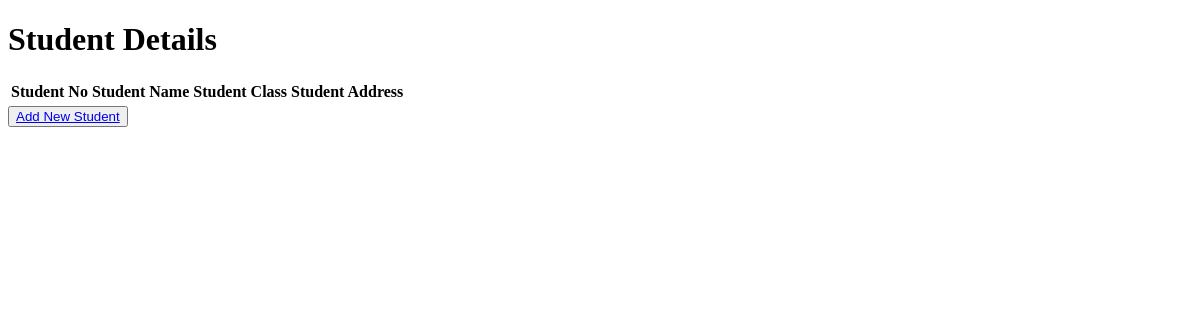
/student/, run on an earlier commit of the app's database.
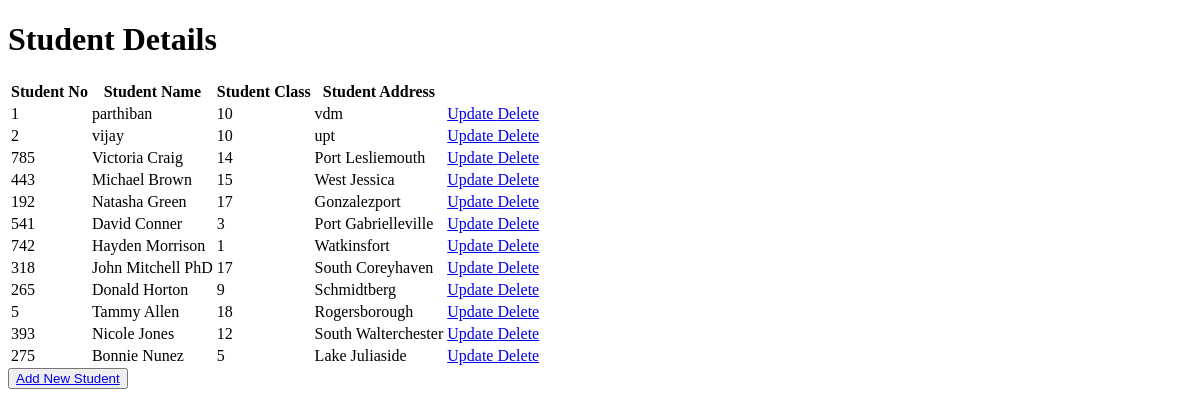
And on a later commit of the database.
### crudApp/models.py (models this page shows)
class Student(models.Model):
      sno = models.IntegerField()
      sname = models.CharField(max_length=100)
      sclass = models.IntegerField()
      saddress = models.CharField(max_length=100)

### crudApp/views.py (the view)
# urls.py: path('student/', views.retrieve_view),
def retrieve_view(request):
      student= Student.objects.all()
      return render(request, 'crudApp/index.html', {'student': student})

### templates/crudApp/index.html (shortened to what this page needs)
<!DOCTYPE html>
<html>
{% extends 'crudApp/base.html'%}
{% block content %}
    <h1> Student Details</h1>
    <table>
        <thead>
            <th> Student No</th>
            <th> Student Name</th>
            <th> Student Class</th>
            <th> Student Address</th>
        </thead>
        <tr>
        {% for st in student%}
            <td> {{st.sno}}</td>
            <td> {{st.sname}}</td>
            <td> {{st.sclass}}</td>
            <td> {{st.saddress}}</td>
            <td><a href='/update/{{st.id}}'> Update </a> <a href='/delete/{{st.id}}'> Delete </a> </td>
        </tr>
        {% endfor %}
    </table>
    <a href ='/create'><button type ="button"> Add New Student </a>
{% endblock %}

### templates/crudApp/base.html (shortened to what this page needs)
<html>
{% load static %}
<head>
</head>
<body>
{% block content %}
{% endblock  %}
</body>
</html>

What changed in the data, as far as the page shows it:
added Student: sno "1", sname "parthiban", sclass "10", saddress "vdm"
added Student: sno "2", sname "vijay", sclass "10", saddress "upt"
added Student: sno "785", sname "Victoria Craig", sclass "14", saddress "Port Lesliemouth"
added Student: sno "443", sname "Michael Brown", sclass "15", saddress "West Jessica"
added Student: sno "192", sname "Natasha Green", sclass "17", saddress "Gonzalezport"
added Student: sno "541", sname "David Conner", sclass "3", saddress "Port Gabrielleville"
added Student: sno "742", sname "Hayden Morrison", sclass "1", saddress "Watkinsfort"
added Student: sno "318", sname "John Mitchell PhD", sclass "17", saddress "South Coreyhaven"
added Student: sno "265", sname "Donald Horton", sclass "9", saddress "Schmidtberg"
added Student: sno "5", sname "Tammy Allen", sclass "18", saddress "Rogersborough"
added Student: sno "393", sname "Nicole Jones", sclass "12", saddress "South Walterchester"
added Student: sno "275", sname "Bonnie Nunez", sclass "5", saddress "Lake Juliaside"
